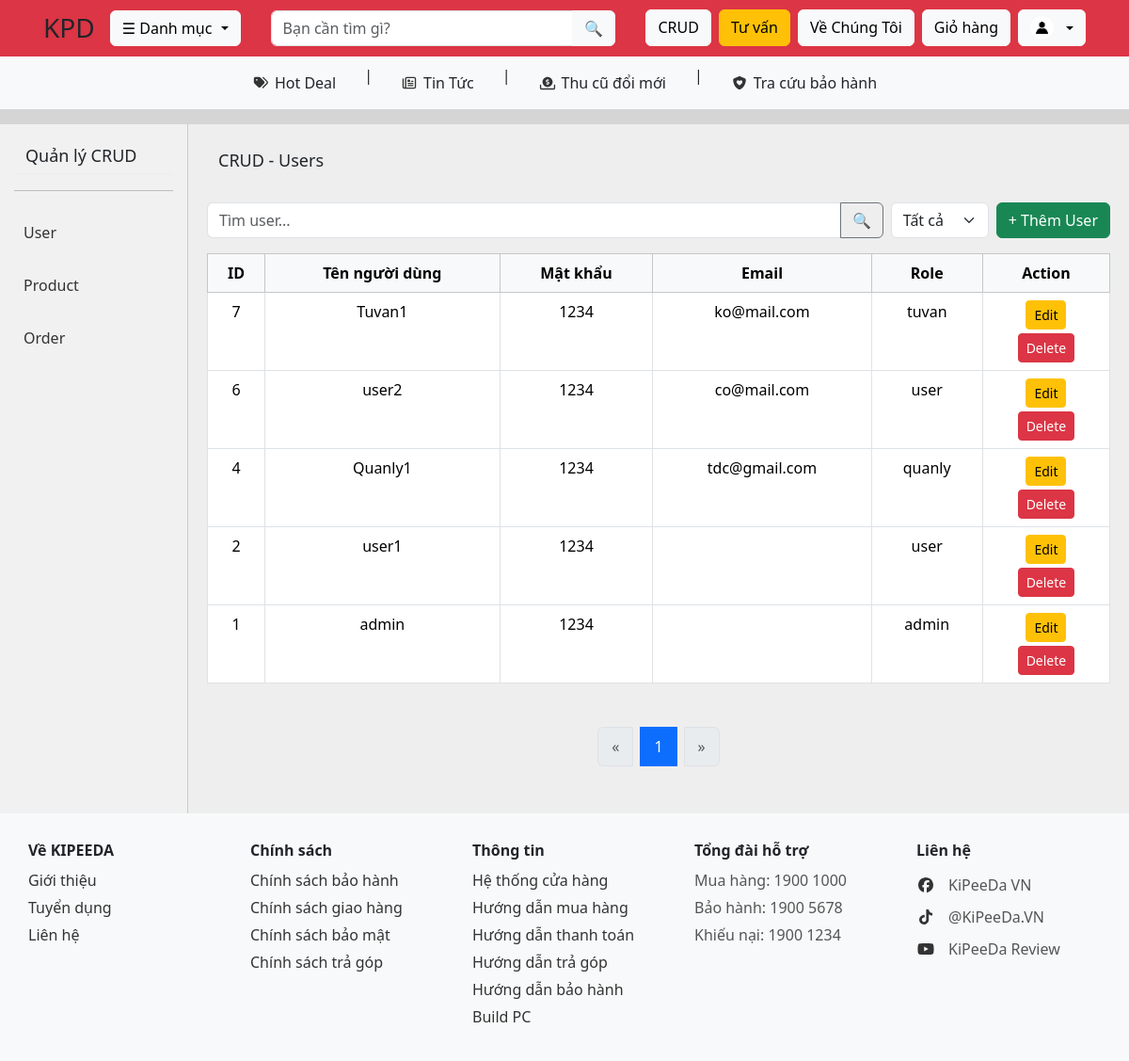
Screenshot of /user.php (signed in) with the database file from the repository.
### tables this page shows
CREATE TABLE `users` (
  `id` int NOT NULL,
  `username` varchar(100) DEFAULT NULL,
  `password` varchar(255) DEFAULT NULL,
  `email` varchar(255) DEFAULT NULL,
  `role` enum('admin','user','quanly','tuvan') NOT NULL
);

### Database/Database.php (called while the page is built, shortened)
<?php
class Database
{
    private $host = "localhost";
    private $user = "root";
    private $pass = "";
    private $dbname = "kipeeda";
    public $conn;
    public function __construct()
    {
        $this->conn = new mysqli(
            $this->host,
            $this->user,
            $this->pass,
            $this->dbname
        );
        $this->conn->set_charset("utf8mb4");
    }
    public function select($sql, $types = "", $params = [])
    {
        $stmt = $this->conn->prepare($sql);
        if (!empty($params)) {
            $stmt->bind_param($types, ...$params);
        }
        $stmt->execute();
        $result = $stmt->get_result();
        $data = $result ? $result->fetch_all(MYSQLI_ASSOC) : [];
        return $data;
    }
    public function count($sql, $types = "", $params = [])
    {
        $stmt = $this->conn->prepare($sql);
        $stmt->execute();
        $stmt->bind_result($total);
        return $total ?? 0;
    }
}

### user.php (the view, shortened to what this page needs)
<?php
require_once "Database/Database.php";
$db = new Database();
$page = isset($_GET['page']) ? (int)$_GET['page'] : 1;
$limit = 10;
$total = $db->count("SELECT COUNT(*) FROM users");
$role = isset($_GET['role']) ? $_GET['role'] : "";
$params = [];
$types = "";
$whereSql = "";
$total = $db->count(
    "SELECT COUNT(*) FROM users $whereSql",
    $types,
    $params
);
$totalPage = ceil($total / $limit);
$offset = ($page - 1) * $limit;
$sql = "SELECT * FROM users
        $whereSql
        ORDER BY id DESC
        LIMIT ?, ?";
$params[] = $offset;
$params[] = $limit;
$types .= "ii";
$users = $db->select($sql, $types, $params);
?>
<!DOCTYPE html>
<html lang="vi">
<head>
    <link href="https://cdn.jsdelivr.net/npm/bootstrap@5.3.3/dist/css/bootstrap.min.css" rel="stylesheet">
    <link rel="stylesheet" href="public/css/style.css">
    <link rel="stylesheet" href="public/css/crud.css">
</head>
<body>
    <?php include "navbar.php"; ?>
    <div class="container-fluid mt-3">
        <div class="row">
            <div class="col-md-2 sidebar">
                <h6>Quản lý CRUD</h6>
                <hr>
                <ul class="list-unstyled">
                    <?php if ($_SESSION["role"] == "admin"): ?>
                        <li><a href="user.php">User</a></li>
                    <?php endif; ?>
                    <?php if (in_array($_SESSION["role"], ["admin", "quanly"])): ?>
                        <li><a href="crud.php">Product</a></li>
                        <li><a href="order.php">Order</a></li>
                    <?php endif; ?>
                </ul>
            </div>
            <div class="col-md-10 main-content">
                <div class="d-flex justify-content-between align-items-center mb-3">
                    <h5>CRUD - Users</h5>
                </div>
                <div class="d-flex gap-2 mb-3 flex-wrap">
                    <form method="GET" class="flex-grow-1">
                        <div class="input-group">
                            <input
                                type="search"
                                name="user_keyword"
                                class="form-control"
                                placeholder="Tìm user..."
                                value="<?= isset($_GET['user_keyword']) ? $_GET['user_keyword'] : '' ?>">
                            <button class="btn btn-outline-secondary" type="submit">
                                🔍
                            </button>
                        </div>
                    </form>
                    <select id="categoryFilter" class="form-select w-auto">
                        <option value="">Tất cả</option>
                    </select>
                    <button class="btn btn-success" data-bs-toggle="modal" data-bs-target="#addUserModal">
                        + Thêm User
                    </button>
                </div>
                <div class="table-responsive">
                    <table class="table table-bordered text-center">
                        <thead class="table-light">
                            <tr>
                                <th>ID </th>
                                <th>Tên người dùng </th>
                                <th>Mật khẩu </th>
                                <th>Email </th>
                                <th>Role</th>
                                <th>Action</th>
                            </tr>
                        </thead>
                        <tbody>
                            <?php foreach ($users as $u): ?>
                                <tr>
                                    <td><?= $u["id"] ?></td>
                                    <td><?= $u["username"] ?></td>
                                    <td><?= $u["password"] ?></td>
                                    <td><?= $u["email"] ?></td>
                                    <td><?= $u["role"] ?></td>
                                    <td>
                                        <button class="btn btn-warning btn-sm mb-1"
                                            data-bs-toggle="modal"
                                            data-bs-target="#edit<?= $u["id"] ?>">
                                            Edit
                                        </button>
                                        <br>
                                        <a href="?delete=<?= $u["id"] ?>"
                                            class="btn btn-danger btn-sm"
                                            onclick="return confirm('Xóa user này?')">
                                            Delete
                                        </a>
                                    </td>
                                </tr>
                            <?php endforeach; ?>
                        </tbody>
                    </table>
                </div>
                <nav>
                    <ul class="pagination justify-content-center">
                        <li class="page-item <?= ($page <= 1) ? 'disabled' : '' ?>">
                            <a class="page-link"
                                href="?page=<?= $page - 1 ?>&user_keyword=<?= urlencode($keyword) ?>&role=<?= urlencode($role) ?>">
                                «
                            </a>
                        </li>
                        <?php for ($i = 1; $i <= $totalPage; $i++): ?>
                            <li class="page-item <?= ($i == $page) ? 'active' : '' ?>">
                                <a class="page-link"
                                    href="?page=<?= $i ?>&user_keyword=<?= urlencode($keyword) ?>&role=<?= urlencode($role) ?>">
                                    <?= $i ?>
                                </a>
                            </li>
                        <?php endfor; ?>
                        <li class="page-item <?= ($page >= $totalPage) ? 'disabled' : '' ?>">
                            <a class="page-link"
                                href="?page=<?= $page + 1 ?>&user_keyword=<?= urlencode($keyword) ?>&role=<?= urlencode($role) ?>">
                                »
                            </a>
                        </li>
                    </ul>
                </nav>
            </div>
        </div>
    </div>
    <?php include "footer.php" ?>
</body>
</html>

### public/css/style.css (style rules this page uses)
body { background: #cfcfcfda; }

### public/css/crud.css (style rules this page uses)
.sidebar { background: #f1f1f1; min-height: 80vh; padding: 15px; border-right: 1px solid #ccc; }
.sidebar ul li { padding: 8px 0; }
.sidebar a { text-decoration: none; color: black; }
.main-content { background: #eee; min-height: 80vh; padding: 20px; }
.sidebar h6 { padding: 8px 10px; }
.sidebar h6, .main-content h5 { font-size: 18px; padding: 8px 12px; border-bottom: 2px solid #eee; }
.pagination { display: flex; justify-content: center; gap: 8px; margin: 30px 0; }
.pagination a { padding: 8px 14px; border: 1px solid #ddd; text-decoration: none; color: #333; }
th { cursor: pointer; user-select: none; white-space: nowrap; }
.sidebar a { display: block; padding: 8px 10px; color: #333; border-radius: 6px; text-decoration: none; transition: 0.2s; }

### rows the page displays
users: id "7", username "Tuvan1", password "1234", email "ko@mail.com", role "tuvan"
users: id "6", username "user2", password "1234", email "co@mail.com", role "user"
users: id "4", username "Quanly1", password "1234", email "tdc@gmail.com", role "quanly"
users: id "2", username "user1", password "1234", role "user"
users: id "1", username "admin", password "1234", role "admin"
